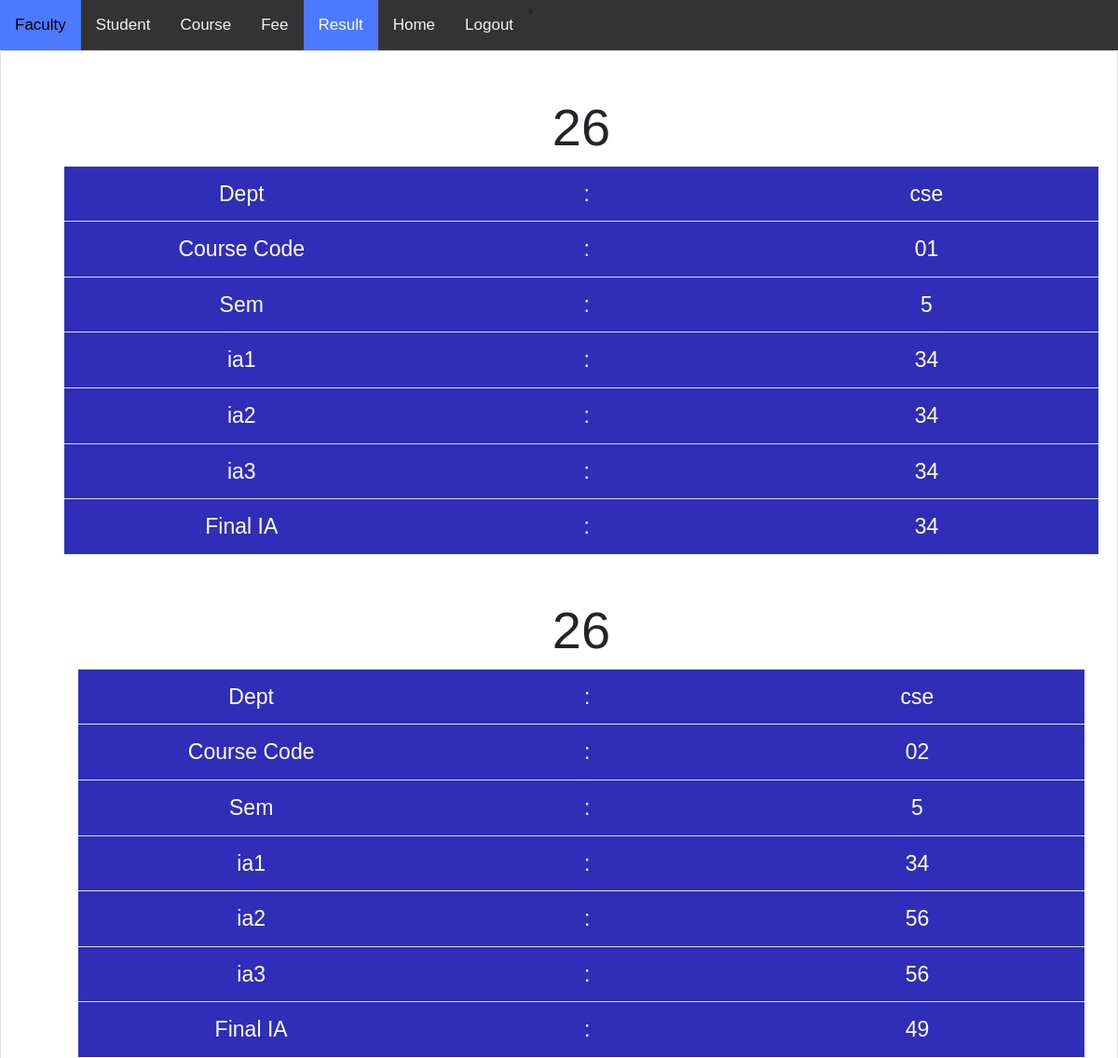
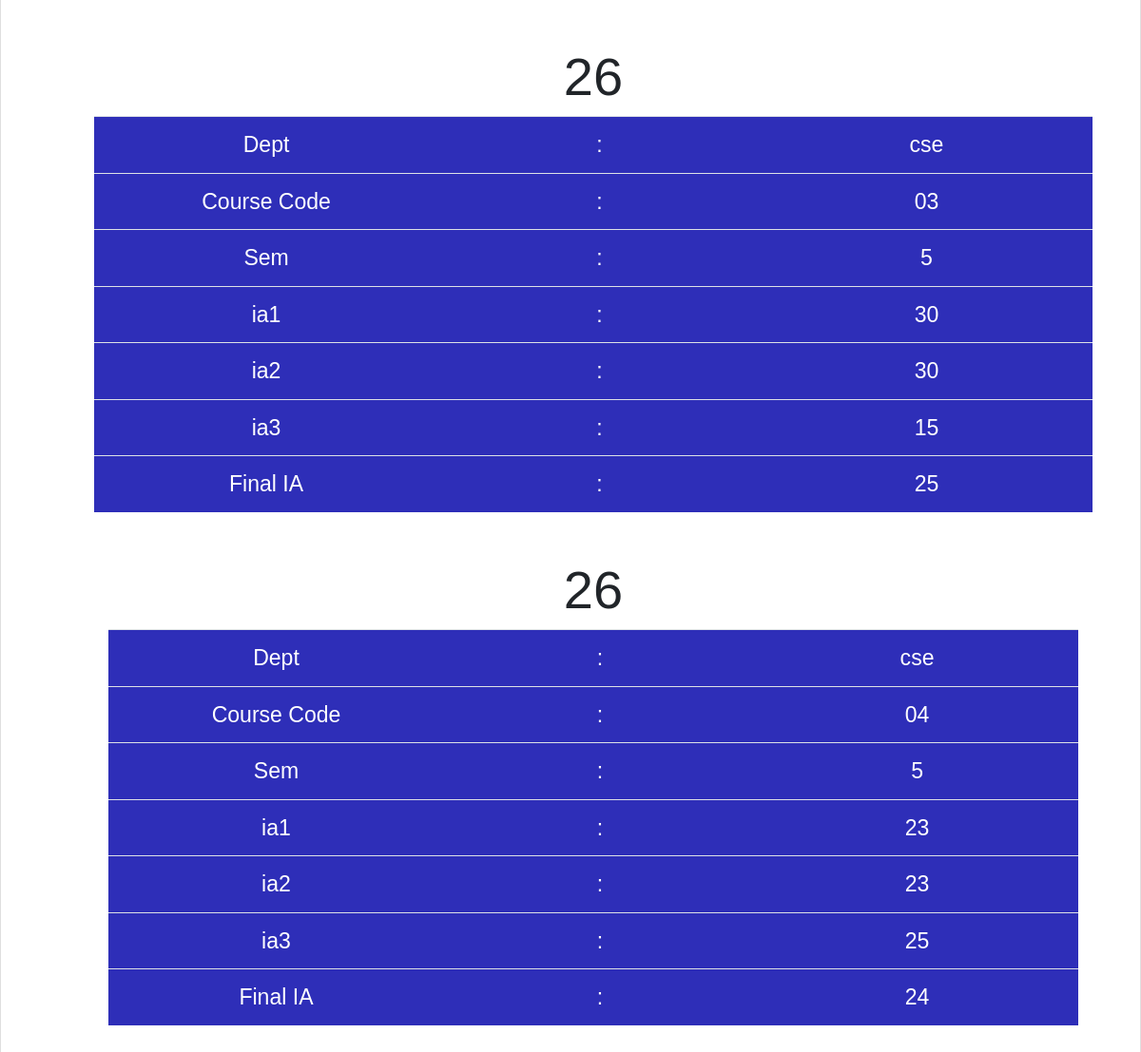
Page /result.php (signed in) on the committed database (2 pictures, top to bottom).
### tables this page shows
CREATE TABLE `result1` (
  `ROLL_NO` int(2) NOT NULL,
  `dept` varchar(10) DEFAULT NULL,
  `c_code` varchar(10) NOT NULL,
  `sem` int(2) DEFAULT NULL,
  `ia1` int(3) DEFAULT NULL,
  `ia2` int(3) DEFAULT NULL,
  `ia3` int(3) DEFAULT NULL,
  `finalia` int(3) DEFAULT NULL
);

### result.php (the view, shortened to what this page needs)
<!DOCTYPE html>
<html lang="en">
<head>
  <link rel="stylesheet" href="css/bootstrap.css">
  <link rel="stylesheet" href="https://stackpath.bootstrapcdn.com/bootstrap/4.3.1/css/bootstrap.min.css">
</head>
<body>
<div class="topnav">
  <a  href="faculty.php">Faculty</a>
  <a href="student.php">Student</a>
  <a href="course.php">Course</a>
  <a href="fee.html">Fee</a>
  <a class="active" href="result.php">Result</a>
  <a href="homepage.php">Home</a>
<li><a href="login_student.html">Logout</a></li>
</div>
  <div class="card bg-white">
<?php
$connection = mysqli_connect("localhost","root","","cms");
$entry_database = "result1";
$y=$_SESSION['USN'];
$query="SELECT * FROM $entry_database where ROLL_NO='$y';";
$query_run=mysqli_query($connection,$query);
while($row=mysqli_fetch_assoc($query_run)) {
  ?>
      <div class="card-title my-5">
        <div class="container con">
        <h3 class="display-4 ml-5"><?php  echo $row['ROLL_NO'];?></h3>
  <table class="table table-respnsive ml-4">
                  <tr>
                    <td >Dept</td>
                     <td>:</td>
                     <td><?php echo $row['dept'];?></td>
                  </tr>
                  <tr>
                    <td>Course Code</td>
                     <td>:</td>
                     <td><?php echo $row['c_code'];?></td>
                  </tr>
        <tr>
                    <td  >Sem</td>
                     <td>:</td>
                     <td><?php echo $row['sem'];?></td>
                  </tr>
        <tr>
                    <td >ia1</td>
                     <td>:</td>
                     <td><?php echo $row['ia1'];?></td>
                </tr>
                <tr>
                    <td  >ia2</td>
                     <td>:</td>
                     <td><?php echo $row['ia2'];?></td>
                  </tr>
                  <tr>
                    <td >ia3</td>
                     <td>:</td>
                     <td><?php echo $row['ia3'];?></td>
                  </tr>
                  <tr>
                    <td  >Final IA</td>
                     <td>:</td>
                     <td><?php echo $row['finalia'];?></td>
                  </tr>
                </table>
  <?php
}
?>
</div>
</div>
</body>
</html>

### result.php (style rules this page uses)
table tr,td { color: white; background-color: #2e2eb8; text-align: center; align-items: center; padding: 5px; margin: 3px solid; align-items: center; width: 500px; font-size: 1.2em; }
.con { text-align: center; align:left; }
body { margin: 0; font-family: Arial, Helvetica, sans-serif; }
.topnav { overflow: hidden; background-color: #333; }
.topnav a { float: left; color: #f2f2f2; text-align: center; padding: 14px 16px; text-decoration: none; font-size: 17px; }
.topnav a.active { background-color: #4d79ff; color: white; }

### rows in the picture
result1: ROLL_NO "26", dept "cse", c_code "01", sem "5", ia1 "34", ia2 "34", ia3 "34", finalia "34"
result1: ROLL_NO "26", dept "cse", c_code "02", sem "5", ia1 "34", ia2 "56", ia3 "56", finalia "49"
result1: ROLL_NO "26", dept "cse", c_code "03", sem "5", ia1 "30", ia2 "30", ia3 "15", finalia "25"
result1: ROLL_NO "26", dept "cse", c_code "04", sem "5", ia1 "23", ia2 "23", ia3 "25", finalia "24"
